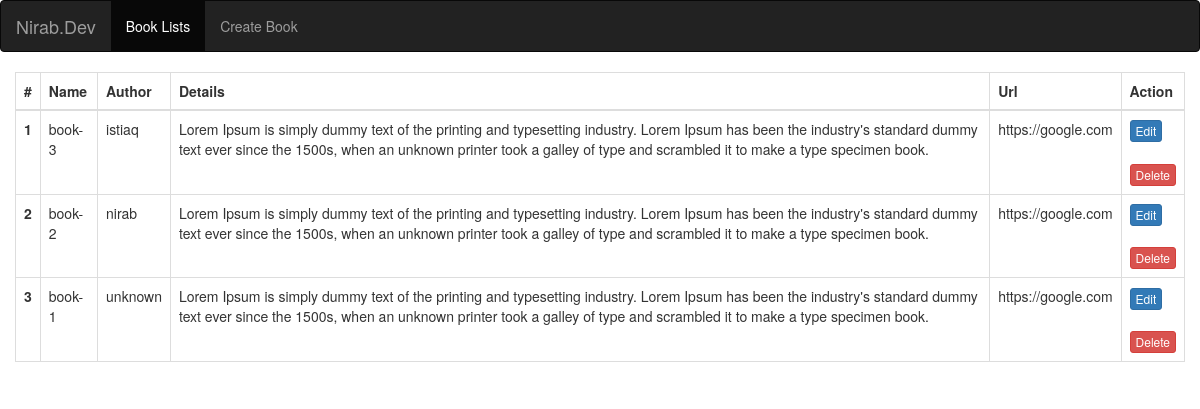
The page / on the database its author committed.
### tables this page shows
CREATE TABLE `books` (
  `id` int(200) NOT NULL,
  `name` varchar(200) NOT NULL,
  `author` varchar(200) NOT NULL,
  `details` text NOT NULL,
  `url` varchar(200) NOT NULL
);

### inc/database.php (called while the page is built, shortened)
<?php
class Database
{
    public $host   = DB_HOST;
    public $user   = DB_USER;
    public $pass   = DB_PASS;
    public $dbname = DB_NAME;
    public $link;
    private function connectDB()
    {
        $this->link = new mysqli($this->host, $this->user, $this->pass, $this->dbname);
    }
    public function select($query)
    {
        $result = $this->link->query($query) or die($this->link->error . __LINE__);
        if ($result->num_rows > 0) {
            return $result;
        } else {
            return false;
        }
    }
}

### index.php (the view, shortened to what this page needs)
<?php include 'inc/header.php'; ?>
<div class="container-fluid row">
    <div class="col-sm-12">
        <table class="table table-bordered ">
            <thead class="thead-dark">
                <tr>
                    <th scope="col">#</th>
                    <th scope="col">Name</th>
                    <th scope="col">Author</th>
                    <th scope="col">Details </th>
                    <th scope="col">Url </th>
                    <th scope="col">Action </th>
                </tr>
            </thead>
            <tbody>
                <?php
                $query = "select * from books order by id desc ";
                $books = $db->select($query);
                if ($books) {
                    $i = 0;
                    while ($result = $books->fetch_assoc()) {
                        $i++;
                        ?>
                        <tr>
                            <th scope="row"><?php echo $i ?></th>
                            <td><?php echo $result['name']; ?></td>
                            <td><?php echo $result['author']; ?></td>
                            <td><?php echo $result['details']; ?></td>
                            <td><?php echo $result['url']; ?></td>
                            <td>
                                <a href="edit.php?id=<?php echo $result['id']; ?>"><button type="button" class="btn btn-primary btn-xs">Edit</button></a><br><br>
                                <a href="index.php?delete=<?php echo $result['id']; ?>"><button type="button" class="btn btn-danger btn-xs">Delete</button></a>
                            </td>
                        </tr>
                    <?php
                    }
                }
                ?>
            </tbody>
        </table>
    </div>
</div>
<?php include 'inc/footer.php'; ?>

### inc/header.php (shortened to what this page needs)
<?php
include "inc/Database.php";
$db = new Database();
?>
<!DOCTYPE html>
<html lang="en">
<head>
    <link rel="stylesheet" href="https://maxcdn.bootstrapcdn.com/bootstrap/3.3.7/css/bootstrap.min.css">
</head>
<header>
    <nav class="navbar  navbar-inverse">
        <div class="container-fluid">
            <div class="navbar-header">
                <a class="navbar-brand" href="https://nirab.dev" target="_blank">Nirab.Dev</a>
            </div>
            <div class="collapse navbar-collapse" id="bs-example-navbar-collapse-1">
                <ul class="nav navbar-nav">
                    <li class="active"><a href="index.php">Book Lists <span class="sr-only">(current)</span></a></li>
                    <li><a href="create.php">Create Book</a></li>
                </ul>
            </div>
        </div>
    </nav>
</header>
<body>

### inc/footer.php (shortened to what this page needs)
</body>
</html>

### rows shown on the page
books: name "book-3", author "istiaq", details "Lorem Ipsum is simply dummy text of the printing and typesetting industry. Lorem Ipsum has been the industry's standard dummy text ever since the 1500s, when an unknown printer took a galley of type and scrambled it to make a type specimen book.", url "https://google.com"
books: name "book-2", author "nirab", details "Lorem Ipsum is simply dummy text of the printing and typesetting industry. Lorem Ipsum has been the industry's standard dummy text ever since the 1500s, when an unknown printer took a galley of type and scrambled it to make a type specimen book.", url "https://google.com"
books: name "book-1", author "unknown", details "Lorem Ipsum is simply dummy text of the printing and typesetting industry. Lorem Ipsum has been the industry's standard dummy text ever since the 1500s, when an unknown printer took a galley of type and scrambled it to make a type specimen book.", url "https://google.com"
